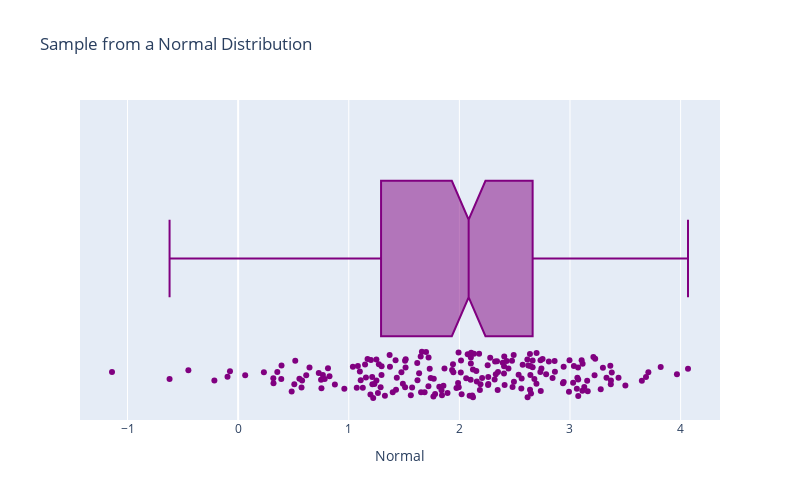

The notebook cell saved with this chart:
### Code cell
fig = px.box(df, x="Normal",
             points="all",
             notched = True,
             color_discrete_sequence=['purple'],
             height = 500, width = 800,
             title='Sample from a Normal Distribution')
fig.show()

### Figure 1 — Plotly figure (JSON) as saved in the notebook; plotly's stock layout.template omitted (floating-point values rounded to 4 significant figures; data arrays with more than 128 entries replaced by an {"elided": "..."} marker saying what was removed)
{"data": [{"alignmentgroup": "True", "boxpoints": "all", "hovertemplate": "Normal=%{x}<extra></extra>", "legendgroup": "", "marker": {"color": "purple"}, "name": "", "notched": true, "offsetgroup": "", "orientation": "h", "showlegend": false, "type": "box", "x": {"elided": "200 float values"}, "x0": " ", "xaxis": "x", "y0": " ", "yaxis": "y"}], "layout": {"boxmode": "group", "height": 500, "legend": {"tracegroupgap": 0}, "title": {"text": "Sample from a Normal Distribution"}, "width": 800, "xaxis": {"anchor": "y", "domain": [0, 1], "title": {"text": "Normal"}}, "yaxis": {"anchor": "x", "domain": [0, 1]}}}
